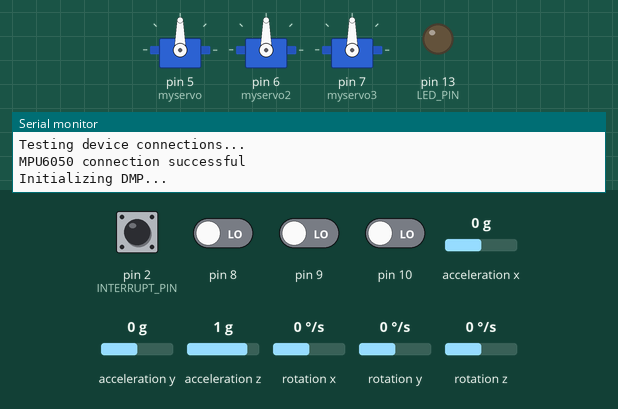
Simulated run of this sketch. Board: Arduino Uno, built with avr-gcc and run on an emulated ATmega328P. On the bench: 3 × servo, output pins drawn as LEDs (lit = HIGH), the last lines printed to the serial monitor. Dashed ring = blinking. The test bench sets the inputs (shaded band); at power-on: pin 2 (INTERRUPT_PIN), pin 8–10 LOW, acceleration x 0 g, acceleration y 0 g, acceleration z 1 g, rotation x 0 °/s, rotation y 0 °/s, rotation z 0 °/s. The sensor or clock chip raises its interrupt line as the real part does.

Above: at 0.1 s.
At 1.27 s:
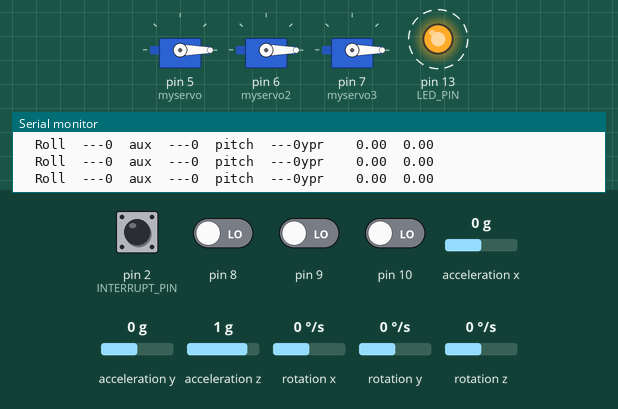
1.8 s: acceleration x set to -0.2 g
4.8 s: acceleration y set to -1.4 g
Timing chart, 0 to 13.8 s (numbered marks = the images above; inputs shaded):
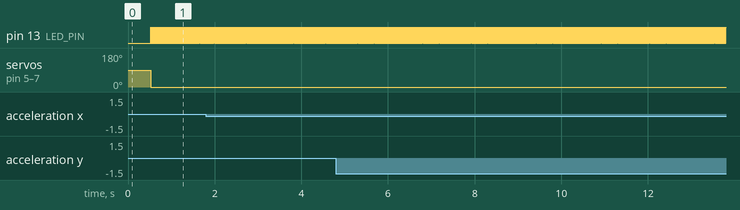

The sketch:

flight4.ino
```cpp
#include "I2Cdev.h"

#include "MPU6050_6Axis_MotionApps20.h"
//#include "MPU6050.h" // not necessary if using MotionApps include file

// Arduino Wire library is required if I2Cdev I2CDEV_ARDUINO_WIRE implementation
// is used in I2Cdev.h
#if I2CDEV_IMPLEMENTATION == I2CDEV_ARDUINO_WIRE
    #include "Wire.h"
#endif

#include <Servo.h>
byte last_channel_1, last_channel_2, last_channel_3, last_channel_4;
int receiver_input_1, receiver_input_2, receiver_input_3, receiver_input_4;
unsigned long timer_1, timer_2, timer_3, timer_4, current_time;
float channel = 1520;
float channel2 = 1480;
float channel3 = 1100;
float a,b,c,d,e,f;

Servo myservo;
Servo myservo2;// create servo object to control a servo
Servo myservo3;
// class default I2C address is 0x68
// specific I2C addresses may be passed as a parameter here
// AD0 low = 0x68 (default for SparkFun breakout and InvenSense evaluation board)
// AD0 high = 0x69
MPU6050 mpu;
//MPU6050 mpu(0x69); // <-- use for AD0 high

/* =========================================================================
   NOTE: In addition to connection 3.3v, GND, SDA, and SCL, this sketch
   depends on the MPU-6050's INT pin being connected to the Arduino's
   external interrupt #0 pin. On the Arduino Uno and Mega 2560, this is
   digital I/O pin 2.
 * ========================================================================= */

/* =========================================================================
   NOTE: Arduino v1.0.1 with the Leonardo board generates a compile error
   when using Serial.write(buf, len). The Teapot output uses this method.
   The solution requires a modification to the Arduino USBAPI.h file, which
   is fortunately simple, but annoying. This will be fixed in the next IDE
   release. For more info, see these links:

   http://arduino.cc/forum/index.php/topic,109987.0.html
   http://code.google.com/p/arduino/issues/detail?id=958
 * ========================================================================= */


// uncomment "OUTPUT_READABLE_QUATERNION" if you want to see the actual
// quaternion components in a [w, x, y, z] format (not best for parsing
// on a remote host such as Processing or something though)
//#define OUTPUT_READABLE_QUATERNION

// uncomment "OUTPUT_READABLE_EULER" if you want to see Euler angles
// (in degrees) calculated from the quaternions coming from the FIFO.
// Note that Euler angles suffer from gimbal lock (for more info, see
// http://en.wikipedia.org/wiki/Gimbal_lock)
//#define OUTPUT_READABLE_EULER

// uncomment "OUTPUT_READABLE_YAWPITCHROLL" if you want to see the yaw/
// pitch/roll angles (in degrees) calculated from the quaternions coming
// from the FIFO. Note this also requires gravity vector calculations.
// Also note that yaw/pitch/roll angles suffer from gimbal lock (for
// more info, see: http://en.wikipedia.org/wiki/Gimbal_lock)
#define OUTPUT_READABLE_YAWPITCHROLL

// uncomment "OUTPUT_READABLE_REALACCEL" if you want to see acceleration
// components with gravity removed. This acceleration reference frame is
// not compensated for orientation, so +X is always +X according to the
// sensor, just without the effects of gravity. If you want acceleration
// compensated for orientation, us OUTPUT_READABLE_WORLDACCEL instead.
//#define OUTPUT_READABLE_REALACCEL

// uncomment "OUTPUT_READABLE_WORLDACCEL" if you want to see acceleration
// components with gravity removed and adjusted for the world frame of
// reference (yaw is relative to initial orientation, since no magnetometer
// is present in this case). Could be quite handy in some cases.
//#define OUTPUT_READABLE_WORLDACCEL

// uncomment "OUTPUT_TEAPOT" if you want output that matches the
// format used for the InvenSense teapot demo
//#define OUTPUT_TEAPOT


#define INTERRUPT_PIN 2  // use pin 2 on Arduino Uno & most boards
#define LED_PIN 13 // (Arduino is 13, Teensy is 11, Teensy++ is 6)
#define SERVO_PIN 5// use pin 5 for servo control
bool blinkState = false;

// MPU control/status vars
bool dmpReady = false;  // set true if DMP init was successful
uint8_t mpuIntStatus;   // holds actual interrupt status byte from MPU
uint8_t devStatus;      // return status after each device operation (0 = success, !0 = error)
uint16_t packetSize;    // expected DMP packet size (default is 42 bytes)
uint16_t fifoCount;     // count of all bytes currently in FIFO
uint8_t fifoBuffer[64]; // FIFO storage buffer

// orientation/motion vars
Quaternion q;           // [w, x, y, z]         quaternion container
VectorInt16 aa;         // [x, y, z]            accel sensor measurements
VectorInt16 aaReal;     // [x, y, z]            gravity-free accel sensor measurements
VectorInt16 aaWorld;    // [x, y, z]            world-frame accel sensor measurements
VectorFloat gravity;    // [x, y, z]            gravity vector
float euler[3];         // [psi, theta, phi]    Euler angle container
float ypr[3];           // [yaw, pitch, roll]   yaw/pitch/roll container and gravity vector

// packet structure for InvenSense teapot demo
uint8_t teapotPacket[14] = { '$', 0x02, 0,0, 0,0, 0,0, 0,0, 0x00, 0x00, '\r', '\n' };


// ================================================================
// ===               INTERRUPT DETECTION ROUTINE                ===
// ================================================================

volatile bool mpuInterrupt = false;     // indicates whether MPU interrupt pin has gone high
void dmpDataReady() {
    mpuInterrupt = true;
}


// ================================================================
// ===                      INITIAL SETUP                       ===
// ================================================================

void setup() {

  PCICR |= (1 << PCIE0);                                                    //Set PCIE0 to enable PCMSK0 scan.
  PCMSK0 |= (1 << PCINT0);                                                  //Set PCINT0 (digital input 8) to trigger an interrupt on state change.
  PCMSK0 |= (1 << PCINT1);                                                  //Set PCINT1 (digital input 9)to trigger an interrupt on state change.
  PCMSK0 |= (1 << PCINT2);                                                  //Set PCINT2 (digital input 10)to trigger an interrupt on state change.
    myservo.attach(5);
    myservo2.attach(6);
    myservo3.attach(7);

    // join I2C bus (I2Cdev library doesn't do this automatically)
    #if I2CDEV_IMPLEMENTATION == I2CDEV_ARDUINO_WIRE
        Wire.begin();
        Wire.setClock(400000); // 400kHz I2C clock. Comment this line if having compilation difficulties
    #elif I2CDEV_IMPLEMENTATION == I2CDEV_BUILTIN_FASTWIRE
        Fastwire::setup(400, true);
    #endif

    // initialize serial communication
    // (115200 chosen because it is required for Teapot Demo output, but it's
    // really up to you depending on your project)
    Serial.begin(115200);
    while (!Serial); // wait for Leonardo enumeration, others continue immediately

    // NOTE: 8MHz or slower host processors, like the Teensy @ 3.3v or Ardunio
    // Pro Mini running at 3.3v, cannot handle this baud rate reliably due to
    // the baud timing being too misaligned with processor ticks. You must use
    // 38400 or slower in these cases, or use some kind of external separate
    // crystal solution for the UART timer.

    // initialize device
    Serial.println(F("Initializing I2C devices..."));
    mpu.initialize();
    pinMode(INTERRUPT_PIN, INPUT);

    // verify connection
    Serial.println(F("Testing device connections..."));
    Serial.println(mpu.testConnection() ? F("MPU6050 connection successful") : F("MPU6050 connection failed"));

    // wait for ready


    // load and configure the DMP
    Serial.println(F("Initializing DMP..."));
    devStatus = mpu.dmpInitialize();

    // supply your own gyro offsets here, scaled for min sensitivity
    mpu.setXGyroOffset(220);
    mpu.setYGyroOffset(76);
    mpu.setZGyroOffset(-85);
    mpu.setZAccelOffset(1788); // 1688 factory default for my test chip

    // make sure it worked (returns 0 if so)
    if (devStatus == 0) {
        // turn on the DMP, now that it's ready
        Serial.println(F("Enabling DMP..."));
        mpu.setDMPEnabled(true);

        // enable Arduino interrupt detection
        Serial.println(F("Enabling interrupt detection (Arduino external interrupt 0)..."));
        attachInterrupt(digitalPinToInterrupt(INTERRUPT_PIN), dmpDataReady, RISING);
        mpuIntStatus = mpu.getIntStatus();

        // set our DMP Ready flag so the main loop() function knows it's okay to use it
        Serial.println(F("DMP ready! Waiting for first interrupt..."));
        dmpReady = true;

        // get expected DMP packet size for later comparison
        packetSize = mpu.dmpGetFIFOPacketSize();
    } else {
        // ERROR!
        // 1 = initial memory load failed
        // 2 = DMP configuration updates failed
        // (if it's going to break, usually the code will be 1)
        Serial.print(F("DMP Initialization failed (code "));
        Serial.print(devStatus);
        Serial.println(F(")"));
    }

    // configure LED for output
    pinMode(LED_PIN, OUTPUT);
}


// ================================================================
// ===                    MAIN PROGRAM LOOP                     ===
// ================================================================

void loop() {
    // if programming failed, don't try to do anything
    if (!dmpReady) return;

    // wait for MPU interrupt or extra packet(s) available
    while (!mpuInterrupt && fifoCount < packetSize) {
        // other program behavior stuff here
        // .
        // .
        // .
        // if you are really paranoid you can frequently test in between other
        // stuff to see if mpuInterrupt is true, and if so, "break;" from the
        // while() loop to immediately process the MPU data
        // .
        // .
        // .
    }

    // reset interrupt flag and get INT_STATUS byte
    mpuInterrupt = false;
    mpuIntStatus = mpu.getIntStatus();

    // get current FIFO count
    fifoCount = mpu.getFIFOCount();

    // check for overflow (this should never happen unless our code is too inefficient)
    if ((mpuIntStatus & 0x10) || fifoCount == 1024) {
        // reset so we can continue cleanly
        mpu.resetFIFO();
        Serial.println(F("FIFO overflow!"));

    // otherwise, check for DMP data ready interrupt (this should happen frequently)
    } else if (mpuIntStatus & 0x02) {
        // wait for correct available data length, should be a VERY short wait
        while (fifoCount < packetSize) fifoCount = mpu.getFIFOCount();

        // read a packet from FIFO
        mpu.getFIFOBytes(fifoBuffer, packetSize);

        // track FIFO count here in case there is > 1 packet available
        // (this lets us immediately read more without waiting for an interrupt)
        fifoCount -= packetSize;

        #ifdef OUTPUT_READABLE_QUATERNION
            // display quaternion values in easy matrix form: w x y z
            mpu.dmpGetQuaternion(&q, fifoBuffer);
            Serial.print("quat\t");
            Serial.print(q.w);
            Serial.print("\t");
            Serial.print(q.x);
            Serial.print("\t");
            Serial.print(q.y);
            Serial.print("\t");
            Serial.println(q.z);
        #endif

       #ifdef OUTPUT_READABLE_YAWPITCHROLL
            // display Euler angles in degrees
            mpu.dmpGetQuaternion(&q, fifoBuffer);
            mpu.dmpGetGravity(&gravity, &q);
            mpu.dmpGetYawPitchRoll(ypr, &q, &gravity);
            Serial.print("ypr\t");
            Serial.print("\t");
            Serial.print(ypr[1] * 180/M_PI);
            //Output to servo


            Serial.print("\t");
            Serial.println(ypr[2] * 180/M_PI);

  Serial.print("  Roll  ");
  if (receiver_input_1 - 1480 < 0)Serial.print("---");
  else if (receiver_input_1 - 1520 >0)Serial.print("---");
  else Serial.print("-+-");
  Serial.print(receiver_input_1);

  Serial.print("  aux  ");
  if (receiver_input_2 - 1480 < 0)Serial.print("---");
  else if (receiver_input_2 - 1520 >0)Serial.print("---");
  else Serial.print("-+-");
  Serial.print(receiver_input_2);

  Serial.print("  pitch  ");
  if (receiver_input_3 - 1480 < 0)Serial.print("---");
  else if (receiver_input_3 - 1520 >0)Serial.print("---");
  else Serial.print("-+-");
  Serial.print(receiver_input_3);

a = receiver_input_1;                        // Roll Channel
b = (90 + (ypr[2] * 180/M_PI)/1.0);           // Roll Control    Reverse Channel by changing ( + or - ) signs
c = receiver_input_2;                        // Aux Channel
d = (90 - (ypr[1] * 180/M_PI)/1.0);          // Pitch Control    Reverse Channel by changing ( + or - ) signs
e = receiver_input_3;                        // Pitch Channel
f = 0;

if (c > 1600)
{
    if (channel < a)
    {
       myservo.write(((a-channel)/8)+90);
       myservo2.write(((a-channel)/8)+90);
       f = 0;
    }

    else if (channel2 > a)
    {
       myservo.write(((a-channel2)/8)+90);
       myservo2.write(((a-channel2)/8)+90);
       f = 0;
    }


}


else if (channel < a )
{
  myservo.write(((a-channel)/8)+90);
  myservo2.write(((a-channel)/8)+90);
  f = 0;

}
else if (channel2 > a )
{
  myservo.write(((a-channel2)/8)+90);
  myservo2.write(((a-channel2)/8)+90);
  f = 0;

}

else
{
  myservo.write(b);
  myservo2.write(b);
}


if (c > 1600)

{
     if (channel < e )
     {
        myservo3.write(((e-channel)/8)+90);
     }

     else if (channel2 > e )
     {
        myservo3.write(((e-channel2)/8)+90);
     }


}

else if (channel < e )
{
  myservo3.write(((e-channel)/8)+90);
}
else if (channel2 > e )
{
  myservo3.write(((e-channel2)/8)+90);
}

else
{
  myservo3.write(d+f);
}


        #endif

        #ifdef OUTPUT_READABLE_REALACCEL
            // display real acceleration, adjusted to remove gravity
            mpu.dmpGetQuaternion(&q, fifoBuffer);
            mpu.dmpGetAccel(&aa, fifoBuffer);
            mpu.dmpGetGravity(&gravity, &q);
            mpu.dmpGetLinearAccel(&aaReal, &aa, &gravity);
            Serial.print("areal\t");
            Serial.print(aaReal.x);
            Serial.print("\t");
            Serial.print(aaReal.y);
            Serial.print("\t");
            Serial.println(aaReal.z);
        #endif

        #ifdef OUTPUT_READABLE_WORLDACCEL
            // display initial world-frame acceleration, adjusted to remove gravity
            // and rotated based on known orientation from quaternion
            mpu.dmpGetQuaternion(&q, fifoBuffer);
            mpu.dmpGetAccel(&aa, fifoBuffer);
            mpu.dmpGetGravity(&gravity, &q);
            mpu.dmpGetLinearAccel(&aaReal, &aa, &gravity);
            mpu.dmpGetLinearAccelInWorld(&aaWorld, &aaReal, &q);
            Serial.print("aworld\t");
            Serial.print(aaWorld.x);
            Serial.print("\t");
            Serial.print(aaWorld.y);
            Serial.print("\t");
            Serial.println(aaWorld.z);
        #endif

        #ifdef OUTPUT_TEAPOT
            // display quaternion values in InvenSense Teapot demo format:
            teapotPacket[2] = fifoBuffer[0];
            teapotPacket[3] = fifoBuffer[1];
            teapotPacket[4] = fifoBuffer[4];
            teapotPacket[5] = fifoBuffer[5];
            teapotPacket[6] = fifoBuffer[8];
            teapotPacket[7] = fifoBuffer[9];
            teapotPacket[8] = fifoBuffer[12];
            teapotPacket[9] = fifoBuffer[13];
            Serial.write(teapotPacket, 14);
            teapotPacket[11]++; // packetCount, loops at 0xFF on purpose
        #endif

        // blink LED to indicate activity
        blinkState = !blinkState;
        digitalWrite(LED_PIN, blinkState);
    }
}
ISR(PCINT0_vect){
  current_time = micros();

   //Channel 1=========================================
  if(PINB & B00000001){                                                     //Is input 8 high?
    if(last_channel_1 == 0){                                                //Input 8 changed from 0 to 1.
      last_channel_1 = 1;                                                   //Remember current input state.
      timer_1 = current_time;                                               //Set timer_1 to current_time.
    }
  }
  else if(last_channel_1 == 1){                                             //Input 8 is not high and changed from 1 to 0.
    last_channel_1 = 0;                                                     //Remember current input state.
    receiver_input_1 = current_time - timer_1;                             //Channel 1 is current_time - timer_1.
  }

  //Channel 2=========================================
  if(PINB & B00000010 ){                                                    //Is input 9 high?
    if(last_channel_2 == 0){                                                //Input 9 changed from 0 to 1.
      last_channel_2 = 1;                                                   //Remember current input state.
      timer_2 = current_time;                                               //Set timer_2 to current_time.
    }
  }
  else if(last_channel_2 == 1){                                             //Input 9 is not high and changed from 1 to 0.
    last_channel_2 = 0;                                                     //Remember current input state.
    receiver_input_2 = current_time - timer_2;                             //Channel 2 is current_time - timer_2.
  }

  //Channel 3=========================================
  if(PINB & B00000100 ){                                                    //Is input 10 high?
    if(last_channel_3 == 0){                                                //Input 10 changed from 0 to 1.
      last_channel_3 = 1;                                                   //Remember current input state.
      timer_3 = current_time;                                               //Set timer_3 to current_time.
    }
  }
  else if(last_channel_3 == 1){                                             //Input 10 is not high and changed from 1 to 0.
    last_channel_3 = 0;                                                     //Remember current input state.
   receiver_input_3 = current_time - timer_3;                             //Channel 3 is current_time - timer_3.

  }
}
```

Measured:
- by itself, pin 13 (LED_PIN): alternates HIGH for 0.01 s and LOW for 0.01 s
